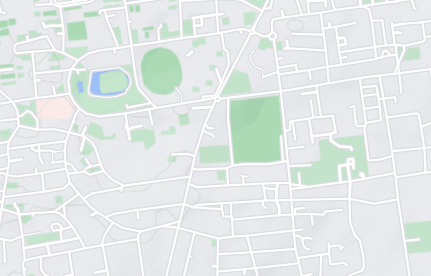
#> input picture Path finding on a map/map.png, 431 x 276 px
$ python bfs.py
#> lines starting #> are read from the running program, lines starting #| are printed output that depends on the picture; after the words box and inside, x2 and y2 are one past the last pixel; in counts of white or black regions, pixels touching at a corner belong together
import cv2
import numpy as np
import time

img = cv2.imread("map.png")
#> img is the input picture: shape (276, 431, 3); mean B, G, R 232, 233.2, 227
#img = cv2.resize(img, (200, 200))
img[:,:,0]=img[:,:,1]=img[:,:,2]= 0.21*img[:,:,0]+ 0.72*img[:,:,1]+ 0.07*img[:,:,2]
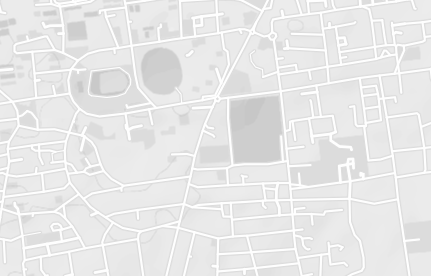
#> img: shape (276, 431, 3); min 199, max 254, mean 231.9
img=cv2.bitwise_not(img)
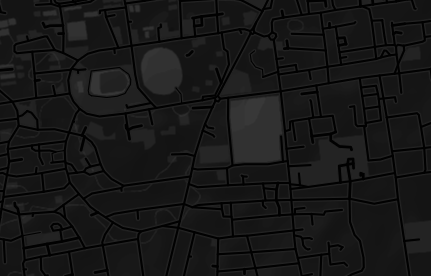
#> img: shape (276, 431, 3); min 1, max 56, mean 23.1
r,img=cv2.threshold(img,10,255,cv2.THRESH_BINARY)
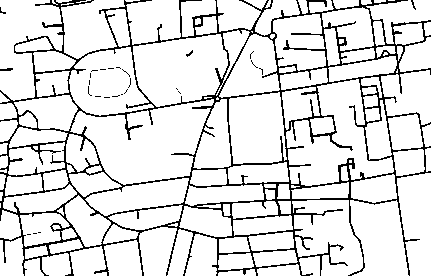
#> img: shape (276, 431, 3); 88.2% white; black in thin lines or dots
img=cv2.bitwise_not(img)
#> img: shape (276, 431, 3); 11.8% white in thin lines or dots
img_copy = img.copy()

#cv2.imshow("m",img)
#cv2.waitKey(0)
#cv2.destroyAllWindows()
red = (0, 0, 255)
green = (0, 255, 0)
blue = (255, 0, 0)
grey = (128, 128, 128)
orange = (0, 128, 255)
pink = (255, 0, 255)
black = (0, 0, 0)
white=(255,255,255)

w, h, c = img.shape
#> w = 276; h = 431; c = 3

class Node():
    def __init__(self, parent, position):
        self.parent = parent
        self.position = position

def get_dist(p1,p2):
    return ((p1[0]-p2[0])**2 + (p1[1]-p2[1])**2)**0.5


def get_min_dist_node(open_list):
    min_dist = np.inf
    min_node = None
    for node in open_list:
        if open_list[node].g < min_dist:
            min_dist = open_list[node].g
            min_node = open_list[node]
    return min_node


def obstacle(position):
    x, y = position
    if img[y][x][0] == 0 and img[y][x][1] == 0 and img[y][x][2] == 0:
        return True
    return False

def goal_reached(position):
    x, y = position
    if img[y][x][0] == 0 and img[y][x][1] == 0 and img[y][x][2] == 255:
        return True
    return False

def show_path(node):
    print('show path')
    current_node = node
    path = []
    while current_node is not None:
        path.append(current_node.position)
        current_node = current_node.parent
    path.reverse()
    for i in range(len(path)-1):
        cv2.line(img_copy, path[i], path[i+1], green, 2)
    cv2.namedWindow('final path', cv2.WINDOW_NORMAL)
    cv2.imshow("final path", img_copy)
    cv2.imwrite("final_path.png", img_copy)
    if cv2.waitKey(1) == 'q':
        cv2.destroyAllWindows()
        return

def bfs(start, end):
    print('bfs called')
    open_list = []
    closed_list = []
    start_node =  Node(None, start)
    open_list.append(start_node)
    #open_list[start] = start_node
    while len(open_list)>0:
        # print("dict size = ", len(open_list))
        #current_node = get_min_dist_node(open_list)
        current_node=open_list.pop(0)
        #print(current_node.position)
        #print("node popped")
        img[current_node.position[1]][current_node.position[0]] = orange
        #open_list.pop(current_node.position)

        if current_node.position == end:
            print("Goal Reached")
            show_path(current_node)
            return

        for new_position in [(0, -1), (0, 1), (-1, 0), (1, 0), (-1, -1), (-1, 1), (1, -1), (1, 1)]:
            node_position = (current_node.position[0] + new_position[0], current_node.position[1] + new_position[1])
            if node_position[0] > (w - 1) or node_position[0] < 0 or node_position[1] > (h - 1) or node_position[1] < 0:
                continue
            if node_position in closed_list:
                continue
            if obstacle(node_position):
                continue

            img[node_position[1]][node_position[0]] = pink
            new_node = Node(current_node, node_position)
            if current_node.position not in closed_list:

                if current_node.position not in closed_list:
                    open_list.append(new_node)


        if current_node.position not in closed_list:
            closed_list.append(current_node.position)

        cv2.namedWindow('path_finding', cv2.WINDOW_NORMAL)
        cv2.imshow("path_finding", img)
        cv2.waitKey(1)

if __name__ == '__main__':
    for i in range(w):
        for j in range(h):
            if (img[i][j] == red).all():
                start = (j, i)
                break

    for i in range(w):
        for j in range(h):
            if (img[i][j] == blue).all():
                end = (j, i)
                break

    #print(start)
    #print(end)

    start = (126,19)
    end = (257,183)
    img[start[0]][start[1]]=red
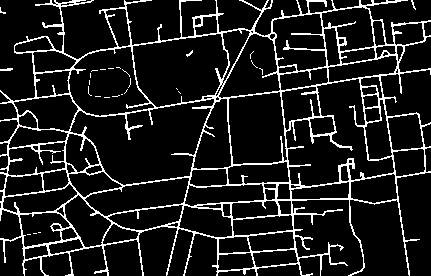
#> img: shape (276, 431, 3); mean B, G, R 30.1, 30.1, 30.1
    img[end[0]][end[1]]=blue
#> img: shape (276, 431, 3); under 0.01% of pixels changed, all inside (x1, y1, x2, y2) = (183, 257, 184, 258)
    begin_ = time.time()
    bfs(start, end)
#> in bfs, `img[current_node.position[1]][current_node.position[0]] = orange`: img: shape (276, 431, 3); mean B, G, R 30.1, 30.1, 30.1
#> after the loop in bfs, `for new_position in [(0, -1), (0, 1), (-1, 0), (1, 0), (-1, -1), (-1, ..`: img: shape (276, 431, 3); mean B, G, R 30.1, 30.1, 30.1
    end = time.time()

    print("algorithm time = ", (end-begin_))

    cv2.namedWindow("path_finding", cv2.WINDOW_NORMAL)
    cv2.imshow("path_finding", img)
    cv2.waitKey(0)
    cv2.destroyAllWindows()
